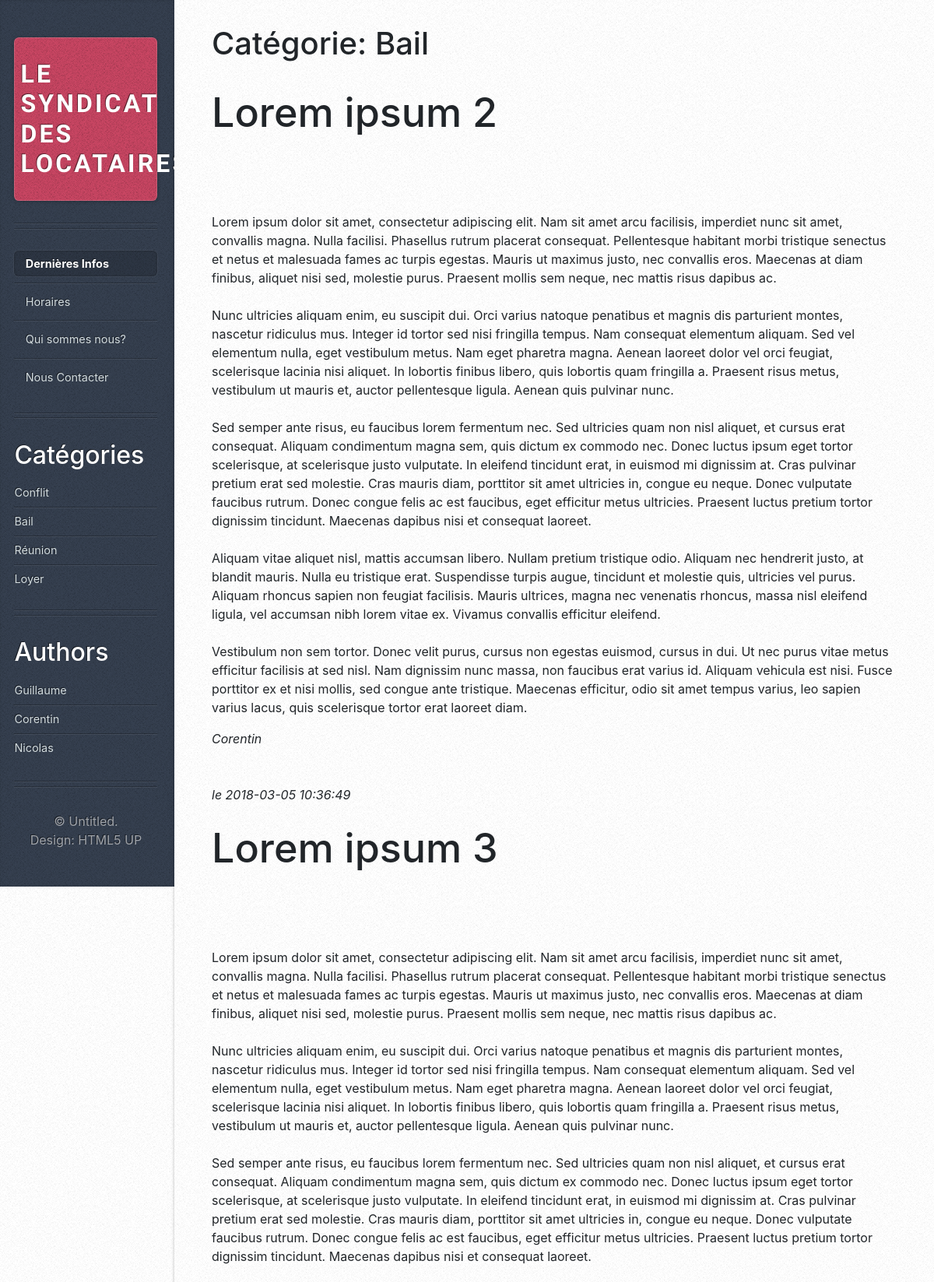
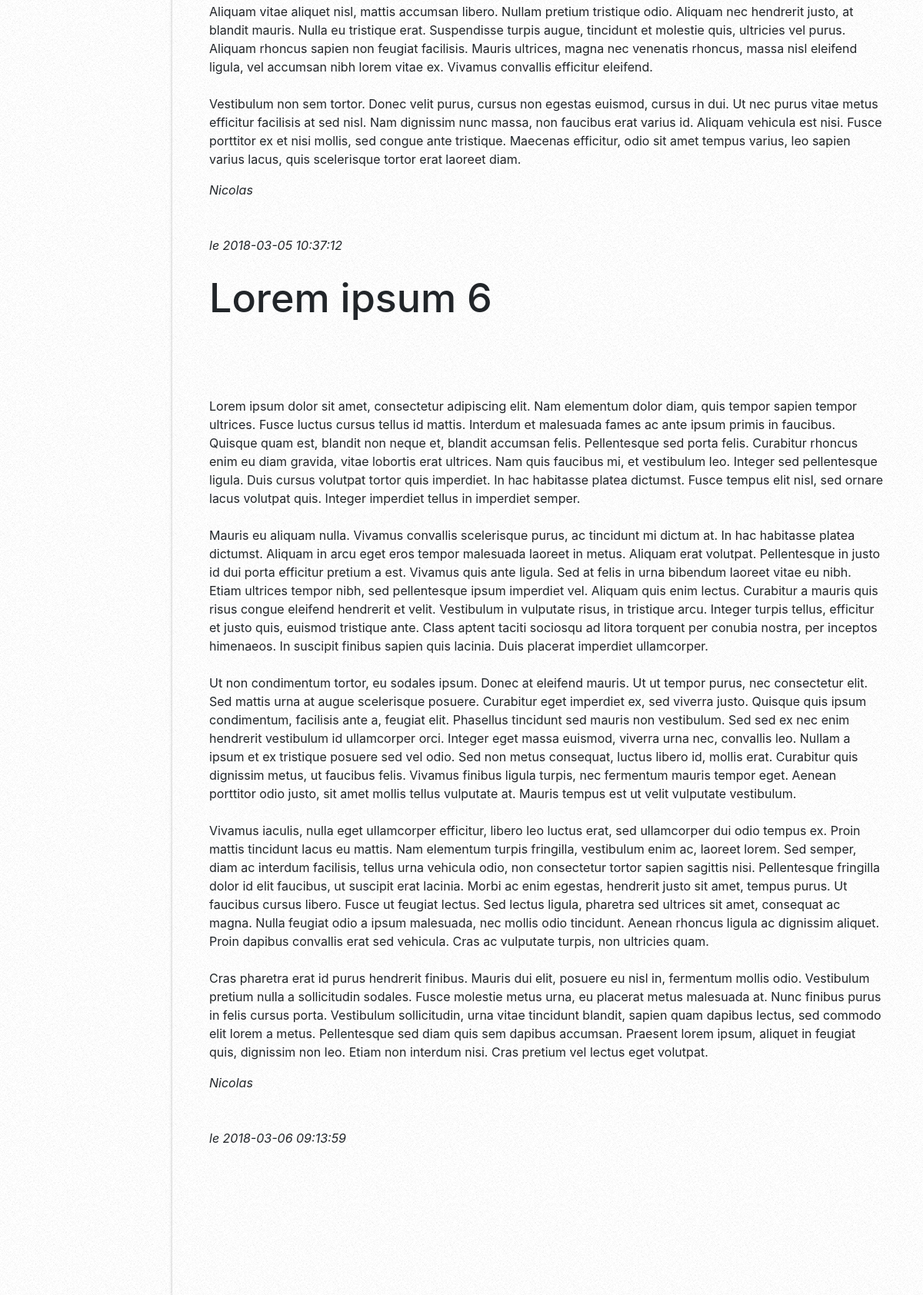
/index.php?action=filter&category=2, run on the app's committed database (2 pictures, top to bottom).
### tables this page shows
CREATE TABLE `categories` (
  `id_category` int(11) NOT NULL,
  `name_category` varchar(50) NOT NULL
);

CREATE TABLE `blog` (
  `id_article` int(11) NOT NULL,
  `title` varchar(256) NOT NULL,
  `content` longtext NOT NULL,
  `date_published` timestamp NOT NULL DEFAULT CURRENT_TIMESTAMP ON UPDATE CURRENT_TIMESTAMP,
  `author` varchar(50) NOT NULL
);

### controller/frontend.php (called while the page is built, shortened)
<?php
require_once('model/ArticleManager.php');
require_once('model/ArticleFilterManager.php');
function filterByCategory($category){
    $articleManager = new \Becode\Blog\Model\ArticleManager();
    $articles = $articleManager->getArticlesByCategory($category);
    $articleFilterManager = new \Becode\Blog\Model\ArticleFilterManager();
    $categories = $articleFilterManager->getCategories();
    $articleFilterManager = new \Becode\Blog\Model\ArticleFilterManager();
    $category = $articleFilterManager->getCategory($category);
    $articleFilterManager = new \Becode\Blog\Model\ArticleFilterManager();
    $authors = $articleFilterManager->getAuthors();
    require('view/frontend/filteredByCatArticlesView.php');
}

### model/ArticleFilterManager.php (called while the page is built, shortened)
<?php
class ArticleFilterManager extends Manager{
    public function getCategories(){
        $db = $this->dbConnect();
        $req = $db->query('SELECT id_category, name_category FROM categories');
        return $req;
    }
    public function getCategory($categoryId){
        $db = $this->dbConnect();
        $req = $db->prepare('SELECT name_category FROM categories WHERE id_category = ?');
        $req->execute(array($categoryId));
        $category = $req->fetch();
        return $category;
    }
    public function getAuthors(){
        $db = $this->dbConnect();
        $authors = $db->query('SELECT DISTINCT author FROM blog');
        return $authors;
    }
}

### model/ArticleManager.php (called while the page is built, shortened)
<?php
class ArticleManager extends Manager{
    public function getArticlesByCategory($category){
        $db = $this->dbConnect();
        $filteredArticles = $db->prepare('SELECT blog.* FROM blog INNER JOIN blog_categories ON blog.id_article = blog_categories.id_article WHERE blog_categories.id_category = ?');
        $filteredArticles->execute(array($category));
        return $filteredArticles;
    }
}

### view/frontend/filteredByCatArticlesView.php (the view, shortened to what this page needs)
<div id="content">
    <div class="inner">
        <h1>Catégorie: <?= ucfirst($category['name_category']) ?></h1>
<?php
while ($data = $articles->fetch()){
    ?>
    <article class="box post post-excerpt">
        <header>
            <h2><?= htmlspecialchars($data['title']) ?></h2>
        </header>
        <p>
            <?= nl2br(htmlspecialchars($data['content'])) ?><br />
        </p>
        <p><em><?= htmlspecialchars($data['author']) ?></em></p>
    </article>
    <em>le <?= $data['date_published'] ?></em>
    <?php
}
?>
    </div>
</div>
<?php require('template.php'); ?>

### view/frontend/sidebar.php (shortened to what this page needs)
<div id="sidebar">
    <h1 id="logo"><a href="#">LE SYNDICAT DES LOCATAIRES</a></h1>
    <nav id="nav">
        <ul>
            <li class="current"><a href="#">Dernières Infos</a></li>
            <li><a id="horaire">Horaires</a></li>
            <li><a id="quiSommesNous">Qui sommes nous?</a></li>
            <li><a id="nousContacter">Nous Contacter</a></li>
        </ul>
    </nav>
    <section class="box recent-comments">
        <header>
            <h2>Catégories</h2>
        </header>
        <ul>
        <?php
            while ($data = $categories->fetch()){
                ?>
                    <li><a href="index.php?action=filter&category=<?= $data['id_category'] ?>"><?= ucfirst(htmlspecialchars($data['name_category'])) ?></a></li>
                <?php
            }
        ?>
        </ul>
    </section>
    <section class="box recent-comments">
        <header>
            <h2>Authors</h2>
        </header>
        <ul>
        <?php
            while ($data = $authors->fetch()){
                ?>
                    <li><a href="index.php?action=filter&author=<?= $data['author'] ?>"><?= ucfirst(htmlspecialchars($data['author'])) ?></a></li>
                <?php
            }
        ?>
        </ul>
    </section>
    <ul id="copyright">
        <li>&copy; Untitled.</li><li>Design: <a href="http://html5up.net">HTML5 UP</a></li>
    </ul>
</div>

### public/css/style.css (style rules this page uses)
#horaire, #quiSommesNous, #nousContacter { cursor: pointer; }

### data on the page
categories: name_category "Bail"
blog: title "Lorem ipsum 2", content "Lorem ipsum dolor sit amet, consectetur adipiscing elit. Nam sit amet arcu facilisis, imperdiet nunc sit amet, convallis magna. Nulla facilisi. Phasellus rutrum placerat consequat. Pellentesque habitant morbi tristique senectus et netus et malesuada fames ac turpis egestas. Mauris ut maximus justo, nec convallis eros. Maecenas at diam finibus, aliquet nisi sed, molestie purus. Praesent mollis sem neque, nec mattis risus dapibus ac. Nunc ultricies aliquam enim, eu suscipit dui. Orci varius natoque penatibus et magnis dis parturient montes, nascetur ridiculus mus. Integer id tortor sed nisi fringilla tempus. Nam consequat elementum aliquam. Sed vel elementum nulla, eget vestibulum metus. Nam…", author "Corentin", date_published "2018-03-05 10:36:49"
blog: title "Lorem ipsum 3", content "Lorem ipsum dolor sit amet, consectetur adipiscing elit. Nam sit amet arcu facilisis, imperdiet nunc sit amet, convallis magna. Nulla facilisi. Phasellus rutrum placerat consequat. Pellentesque habitant morbi tristique senectus et netus et malesuada fames ac turpis egestas. Mauris ut maximus justo, nec convallis eros. Maecenas at diam finibus, aliquet nisi sed, molestie purus. Praesent mollis sem neque, nec mattis risus dapibus ac. Nunc ultricies aliquam enim, eu suscipit dui. Orci varius natoque penatibus et magnis dis parturient montes, nascetur ridiculus mus. Integer id tortor sed nisi fringilla tempus. Nam consequat elementum aliquam. Sed vel elementum nulla, eget vestibulum metus. Nam…", author "Nicolas", date_published "2018-03-05 10:37:12"
blog: title "Lorem ipsum 6", content "Lorem ipsum dolor sit amet, consectetur adipiscing elit. Nam elementum dolor diam, quis tempor sapien tempor ultrices. Fusce luctus cursus tellus id mattis. Interdum et malesuada fames ac ante ipsum primis in faucibus. Quisque quam est, blandit non neque et, blandit accumsan felis. Pellentesque sed porta felis. Curabitur rhoncus enim eu diam gravida, vitae lobortis erat ultrices. Nam quis faucibus mi, et vestibulum leo. Integer sed pellentesque ligula. Duis cursus volutpat tortor quis imperdiet. In hac habitasse platea dictumst. Fusce tempus elit nisl, sed ornare lacus volutpat quis. Integer imperdiet tellus in imperdiet semper. Mauris eu aliquam nulla. Vivamus convallis scelerisque purus,…", author "Nicolas", date_published "2018-03-06 09:13:59"
categories: name_category "Conflit"
categories: name_category "Réunion"
categories: name_category "Loyer"

### other printed values
$data['author'] "Guillaume"
$data['author'] "Corentin"
$data['author'] "Nicolas"
